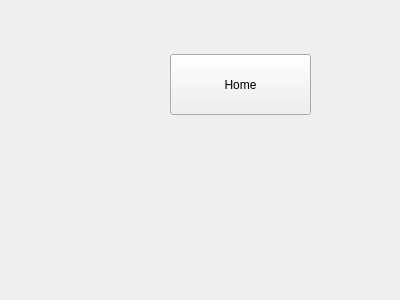
<?xml version="1.0" encoding="UTF-8"?>
<ui version="4.0">
 <class>Setting</class>
 <widget class="QWidget" name="Setting">
  <property name="geometry">
   <rect>
    <x>0</x>
    <y>0</y>
    <width>400</width>
    <height>300</height>
   </rect>
  </property>
  <property name="windowTitle">
   <string>Form</string>
  </property>
  <widget class="QPushButton" name="home_button">
   <property name="geometry">
    <rect>
     <x>170</x>
     <y>54</y>
     <width>141</width>
     <height>61</height>
    </rect>
   </property>
   <property name="text">
    <string>Home</string>
   </property>
  </widget>
 </widget>
 <resources/>
 <connections/>
</ui>
